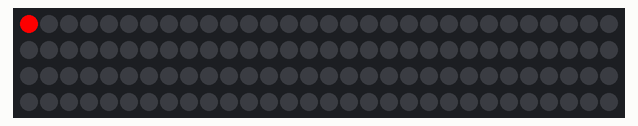
This program was run on a simulated ESP32. Shown: 120 RGB LEDs in strip order, left to right, continuing on the next row. Dim RGB values are drawn brighter than linear; what the program prints to the serial monitor is not drawn.

Above: at 0.15 s.
At 4.96 s:
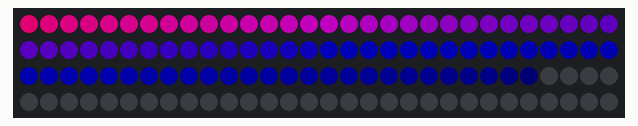
At 10.06 s:
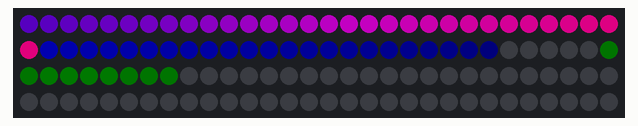
At 19.96 s:
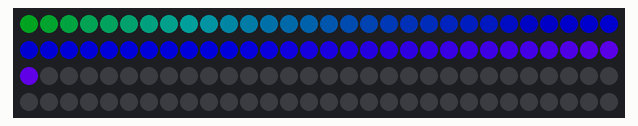
At 29.86 s:
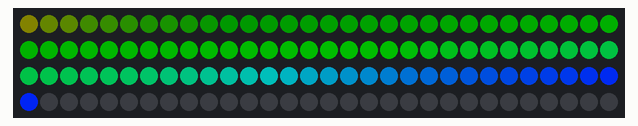
At 39.76 s:
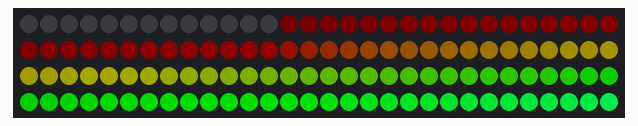

The program:

main.cpp
```cpp
#define FASTLED_SHOW_CORE 0
#include <FastLED.h>

#define dataPin 16

static const int16_t numLeds = 120;
CRGB leds[numLeds];  //what actually gets displayed

static TaskHandle_t FastLEDshowTaskHandle2 = 0;
static TaskHandle_t userTaskHandle = 0;

void FastLEDShowESP32()
{
  if (userTaskHandle == 0)
  {
    const TickType_t xMaxBlockTime = pdMS_TO_TICKS(200);
    // -- Store the handle of the current task, so that the show task can
    //    notify it when it's done
    // noInterrupts();
    userTaskHandle = xTaskGetCurrentTaskHandle();

    // -- Trigger the show task
    xTaskNotifyGive(FastLEDshowTaskHandle2);
    //to the contrary to the other one we do not wait for the display task to come back
  }
}

void FastLEDshowTask2(void *pvParameters)
{
  const TickType_t xMaxBlockTime = pdMS_TO_TICKS(500);
  // -- Run forever...
  for (;;)
  {
    // -- Wait for the trigger
    ulTaskNotifyTake(pdTRUE, portMAX_DELAY);

    FastLED.show();
    // controller.showPixels();
    userTaskHandle = 0; //so we can't have two display tasks at the same time
  }
}

void setup()
{
  Serial.begin(115200);
	Serial.println("ESP32 FastLED");

  // Initial pin states
  pinMode(dataPin, OUTPUT);
  digitalWrite(dataPin, LOW);

  //
  xTaskCreatePinnedToCore(FastLEDshowTask2, "FastLEDshowTask2", 1000, NULL, 3, &FastLEDshowTaskHandle2, FASTLED_SHOW_CORE);
  FastLED.addLeds<WS2812B, dataPin, GRB>(leds, numLeds);
  FastLED.setBrightness(255);
  FastLED.clear();
}


void fadeall() { for(int i = 0; i < numLeds; i++) { leds[i].nscale8(250); } }


void effectCylon() {
// Cylon Effect

  static uint8_t hue = 0;
	Serial.print("  >>  ");
	// First slide the led in one direction
	for(int i = 0; i < numLeds; i++) {
		// Set the i'th led to red
		leds[i] = CHSV(hue++, 255, 255);
		// Show the leds
	  FastLEDShowESP32();
		// now that we've shown the leds, fade to black
		fadeall();
		// Wait a little bit before we loop again
		delay(10);
	}

	// Now go in the other direction.
  Serial.print("  <<  ");
	for(int i = (numLeds)-1; i >= 0; i--) {
		// Set the i'th led to red
		leds[i] = CHSV(hue++, 255, 255);
		// Show the leds
		FastLEDShowESP32();
		// now that we've shown the leds, fade to black
		fadeall();
		// Wait a little bit before we loop again
		delay(10);

	}

}

void effectBounce() {
  // Let try a loop to move a LED Dot
  for(int dot = 0; dot < numLeds; dot++) {
    leds[dot] = CRGB::Blue;
    FastLEDShowESP32();
    // clear this led for the next time around the loop
    leds[dot] = CRGB::Black;
    delay(30);
  }
}


void loop()
{
  effectCylon();
}
```
